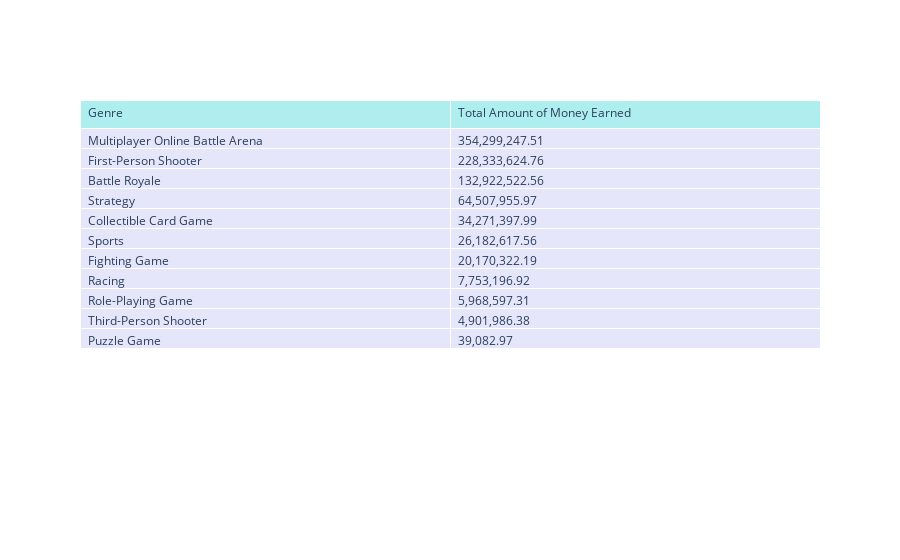

Write notebook code for a chart like this one.
### Code cell
fig = go.Figure(data=[go.Table(
    header=dict(values=list(genre_money.columns),
                fill_color='paleturquoise',
                align='left'),
    cells=dict(values=[genre_money.Genre, genre_money['Total Amount of Money Earned']],
               fill_color='lavender',
               align='left'))
])
fig.write_html("../picture/game_money.html")
fig.show()

### Figure 1 — Plotly figure (JSON) as saved in the notebook; plotly's stock layout.template omitted (floating-point values rounded to 4 significant figures)
{"data": [{"cells": {"align": "left", "fill": {"color": "lavender"}, "values": [["Multiplayer Online Battle Arena", "First-Person Shooter", "Battle Royale", "Strategy", "Collectible Card Game", "Sports", "Fighting Game", "Racing", "Role-Playing Game", "Third-Person Shooter", "Puzzle Game"], ["354,299,247.51", "228,333,624.76", "132,922,522.56", "64,507,955.97", "34,271,397.99", "26,182,617.56", "20,170,322.19", "7,753,196.92", "5,968,597.31", "4,901,986.38", "39,082.97"]]}, "header": {"align": "left", "fill": {"color": "paleturquoise"}, "values": ["Genre", "Total Amount of Money Earned"]}, "type": "table"}], "layout": {}}
